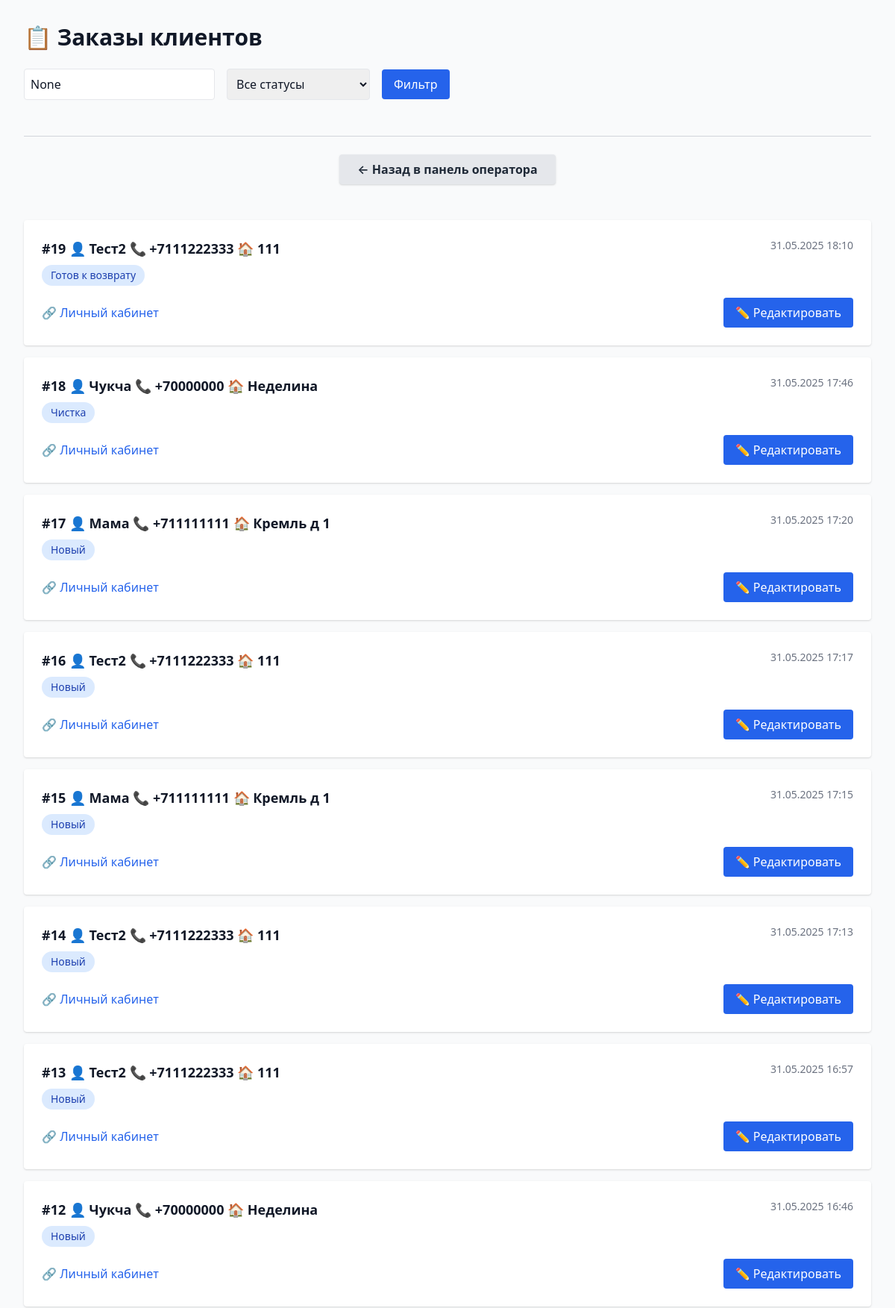
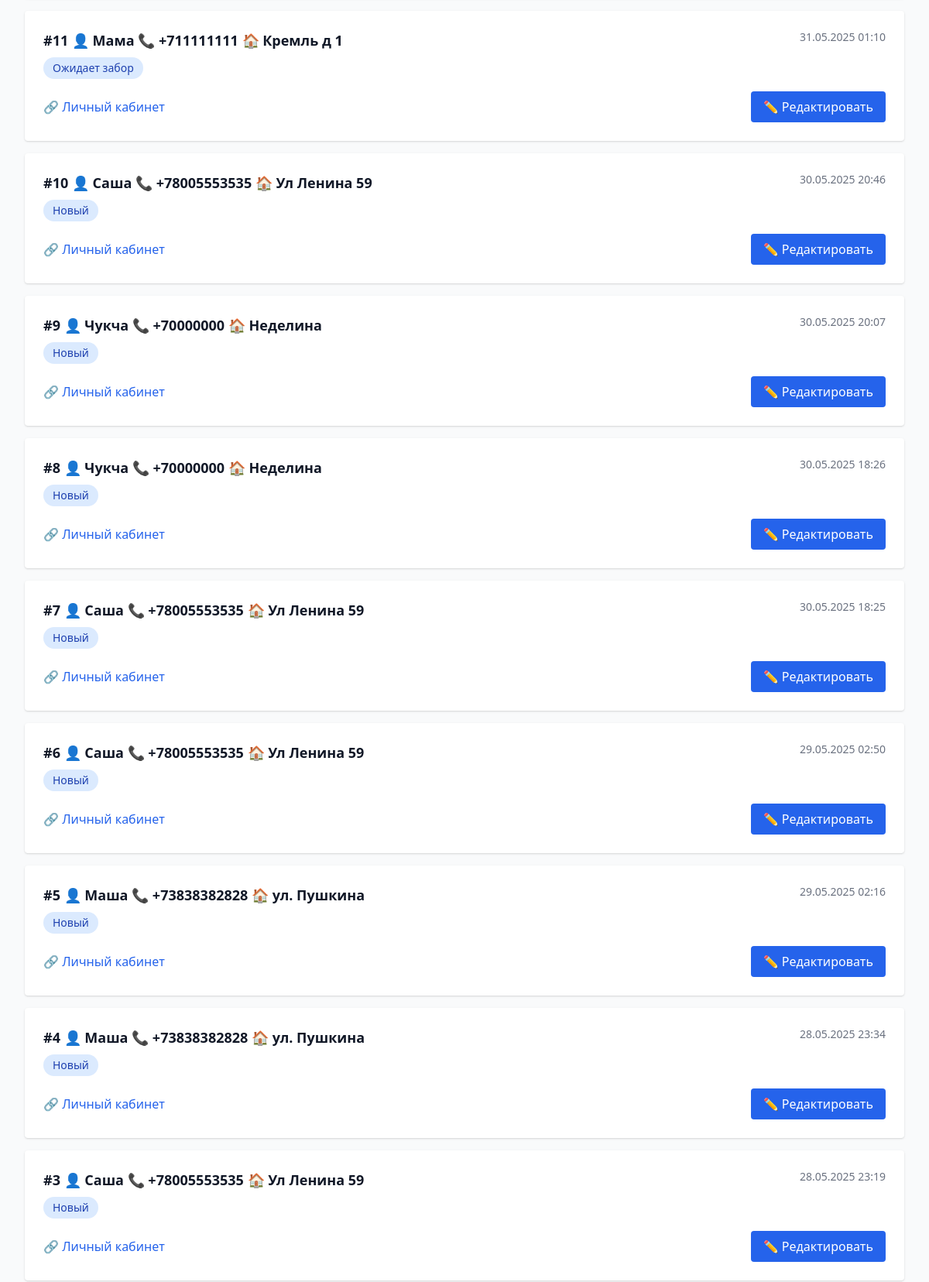
Screenshot of /operator/orders/ (signed in, upper part) with the database file from the repository (2 pictures, top to bottom).
### orders/models.py (models this page shows, shortened)
class Order(models.Model):
    STATUS_CHOICES = [
        ('Новый', 'Новый'),
        ('Ожидает забор', 'Забрали'),
        ('Оценка', 'Оценка'),
        ('Чистка', 'Чистка'),
        ('Готов к возврату', 'Готов к возврату'),
        ('Доставлен клиенту', 'Доставлен клиенту'),
        ('Завершён', 'Завершён'),
        ('Отменён', 'Отменён'),
        ('Ошибка', 'Ошибка в данных / требует уточнения'),
    ]
    client = models.ForeignKey(
        CustomUser,
        on_delete=models.CASCADE,
        related_name='orders',
        limit_choices_to={'role': 'CLIENT'}
    )
    created_at = models.DateTimeField(auto_now_add=True)
    status = models.CharField(
        max_length=50,
        choices=STATUS_CHOICES,
        default='Новый'
    )
    delivery_date = models.DateField(
        null=True,
        blank=True,
        verbose_name="Дата доставки"
    )
    total_price = models.DecimalField(max_digits=10, decimal_places=2, null=True, blank=True)
    rug_count = models.PositiveIntegerField(default=1, verbose_name="Количество ковров")

### accounts/models.py (models this page shows, shortened)
class CustomUser(AbstractUser):
    ROLE_CHOICES = [
        ('CLIENT', 'Клиент'),
        ('OPERATOR', 'Оператор'),
        ('EVALUATOR', 'Оценщик')
    ]
    role = models.CharField(max_length=10, choices=ROLE_CHOICES)
    full_name = models.CharField(max_length=150, blank=True)
    phone = models.CharField(max_length=20, unique=True)
    address = models.TextField(blank=True)

### orders/views.py (the view)
# urls.py: path('operator/orders/', operator_order_list, name='operator_order_list'),
@login_required
def operator_order_list(request):
    status_filter = request.GET.get('status')
    search = request.GET.get('q')
    orders = Order.objects.select_related('client').prefetch_related('rugs').order_by('-created_at')
    if status_filter:
        orders = orders.filter(status=status_filter)
    if search:
        orders = orders.filter(client__username__icontains=search)
    statuses = Order.objects.values_list('status', flat=True).distinct()
    return render(request, 'orders/operator_list.html', {
        'orders': orders,
        'statuses': statuses,
        'active_status': status_filter,
        'search': search,
    })

### templates/orders/operator_list.html (shortened to what this page needs)
<!DOCTYPE html>
<html lang="ru">
<head>
  <link rel="stylesheet" href="https://cdn.jsdelivr.net/npm/tailwindcss@2.2.19/dist/tailwind.min.css">
</head>
<body class="bg-gray-50 text-gray-900 p-8">
  <h1 class="text-3xl font-bold mb-6">📋 Заказы клиентов</h1>
  <form method="get" class="mb-6 flex flex-wrap gap-4 items-center">
    <input name="q" placeholder="🔍 Поиск по клиенту..." value="{{ search }}" class="border p-2 rounded w-full sm:w-64" />
    <select name="status" class="border p-2 rounded w-full sm:w-48">
      <option value="">Все статусы</option>
    </select>
    <button class="bg-blue-600 text-white px-4 py-2 rounded">Фильтр</button>
  </form>
<div class="mt-12 mb-12 pt-6 border-t border-gray-300 text-center">
  <a href="{% url 'operator_dashboard' %}" class="inline-block bg-gray-200 hover:bg-gray-300 text-gray-800 font-semibold py-2 px-6 rounded shadow">
    ← Назад в панель оператора
  </a>
</div>
  <div class="grid grid-cols-1 gap-4">
    {% for order in orders %}
      <div class="bg-white p-6 rounded shadow hover:ring-2 ring-blue-300 transition">
        <div class="flex justify-between mb-2">
          <div class="text-lg font-semibold">
  #{{ order.id }} 👤 {{ order.client.full_name }} 📞 {{ order.client.phone }} 🏠 {{ order.client.address }}
</div>
          <div class="text-sm text-gray-500">{{ order.created_at|date:"d.m.Y H:i" }}</div>
        </div>
        <div class="mb-2">
          <span class="inline-block px-3 py-1 text-sm rounded-full bg-blue-100 text-blue-800">
            {{ order.status }}
          </span>
        </div>
        <div class="flex justify-between items-center mt-4">
          <a href="/dashboard/{{ order.client.accesstoken.token }}/" class="text-blue-600 hover:underline">🔗 Личный кабинет</a>
          <a href="{% url 'edit_order' order.id %}" class="bg-blue-600 text-white px-4 py-2 rounded hover:bg-blue-700">✏️ Редактировать</a>
        </div>
      </div>
    {% empty %}
      <p class="text-gray-600">Нет заказов.</p>
    {% endfor %}
  </div>
</body>
</html>

### rows the page displays
Order: id "19", client.full_name "Тест2", client.phone "+7111222333", client.address "111", created_at "31.05.2025 18:10", status "Готов к возврату"
Order: id "18", client.full_name "Чукча", client.phone "+70000000", client.address "Неделина", created_at "31.05.2025 17:46", status "Чистка"
Order: id "17", client.full_name "Мама", client.phone "+711111111", client.address "Кремль д 1", created_at "31.05.2025 17:20", status "Новый"
Order: id "16", client.full_name "Тест2", client.phone "+7111222333", client.address "111", created_at "31.05.2025 17:17", status "Новый"
Order: id "15", client.full_name "Мама", client.phone "+711111111", client.address "Кремль д 1", created_at "31.05.2025 17:15", status "Новый"
Order: id "14", client.full_name "Тест2", client.phone "+7111222333", client.address "111", created_at "31.05.2025 17:13", status "Новый"
Order: id "13", client.full_name "Тест2", client.phone "+7111222333", client.address "111", created_at "31.05.2025 16:57", status "Новый"
Order: id "12", client.full_name "Чукча", client.phone "+70000000", client.address "Неделина", created_at "31.05.2025 16:46", status "Новый"
Order: id "11", client.full_name "Мама", client.phone "+711111111", client.address "Кремль д 1", created_at "31.05.2025 01:10", status "Ожидает забор"
Order: id "10", client.full_name "Саша", client.phone "+78005553535", client.address "Ул Ленина 59", created_at "30.05.2025 20:46", status "Новый"
Order: id "9", client.full_name "Чукча", client.phone "+70000000", client.address "Неделина", created_at "30.05.2025 20:07", status "Новый"
Order: id "8", client.full_name "Чукча", client.phone "+70000000", client.address "Неделина", created_at "30.05.2025 18:26", status "Новый"
Order: id "7", client.full_name "Саша", client.phone "+78005553535", client.address "Ул Ленина 59", created_at "30.05.2025 18:25", status "Новый"
Order: id "6", client.full_name "Саша", client.phone "+78005553535", client.address "Ул Ленина 59", created_at "29.05.2025 02:50", status "Новый"
Order: id "5", client.full_name "Маша", client.phone "+73838382828", client.address "ул. Пушкина", created_at "29.05.2025 02:16", status "Новый"
Order: id "4", client.full_name "Маша", client.phone "+73838382828", client.address "ул. Пушкина", created_at "28.05.2025 23:34", status "Новый"
Order: id "3", client.full_name "Саша", client.phone "+78005553535", client.address "Ул Ленина 59", created_at "28.05.2025 23:19", status "Новый"
